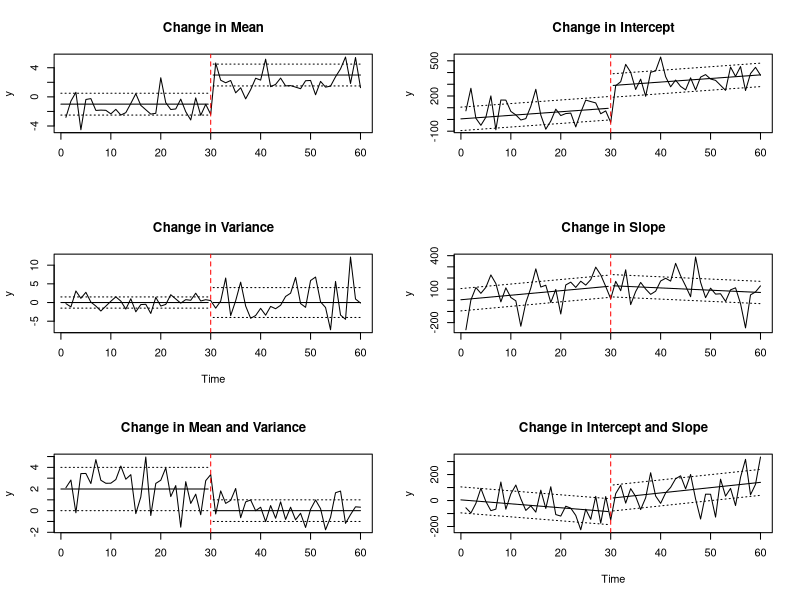

This chart was generated by the following R code:
#*******************************************************************************
# Master Thesis: "Correcting for Multiple Testing in Change Point Detection 
#  of Global Vegetation Trends"
#*******************************************************************************
# Veronika Grupp, M.Sc. Geoinformatics and Remote Sensing, FSU Jena, 2021
#*******************************************************************************


# generate plots for different types of changes like mean, variance, slope etc.
#*******************************************************
set.seed(1234)

plot_lines <- function(n1, n2, sd1, sd2, mean1, mean2){
  segments(x0 = 0, y0 = mean1, x1 = n1-0.5, y1 = mean1, col = "black")
  segments(x0 = 0, y0 = mean1 + sd1, x1 = n1-0.5, y1 = mean1 + sd1, col = "black", lty="dotted")
  segments(x0 = 0, y0 = mean1 - sd1, x1 = n1-0.5, y1 = mean1 - sd1, col = "black", lty="dotted")
  segments(x0 = n1+0.5, y0 = mean2, x1 = n1+n2, y1 = mean2, col = "black")
  segments(x0 = n1+0.5, y0 = mean2+sd2, x1 = n1+n2, y1 = mean2+sd2, col = "black", lty="dotted")
  segments(x0 = n1+0.5, y0 = mean2-sd2, x1 = n1+n2, y1 = mean2-sd2, col = "black", lty="dotted")
}

change_meanvar <- function(n1, n2, sd1, sd2, mean1, mean2, title, omitx=FALSE) {
  change <- c(rnorm(n=n1, mean=mean1, sd=sd1), rnorm(n=n2, mean=mean2, sd=sd2))
  if(omitx){
    plot(change, type ="l", xlab = "", ylab = "y", main = title)
  } else {
    plot(change, type ="l", xlab = "Time", ylab = "y", main = title)
  }
  plot_lines(n1, n2, sd1, sd2, mean1, mean2)
  abline(v = n1, col="red", lty=2)
}

plot_slopes <- function(n1, n2, i1, i2, slope1, slope2){
  segments(x0 = 0, y0 = i1, x1 = n1-0.5, y1 = n1*slope1+i1, col = "black")
  segments(x0 = 0, y0 = i1 + 100, x1 = n1-0.5, y1 = n1*slope1+i1+100, col = "black", lty="dotted")
  segments(x0 = 0, y0 = i1 - 100, x1 = n1-0.5, y1 = n1*slope1+i1-100, col = "black", lty="dotted")
  segments(x0 = n1+0.5, y0 = i2, x1 = n1+n2, y1 = (n2)*slope2+i2, col = "black")
  segments(x0 = n1+0.5, y0 = i2+100, x1 = n1+n2, y1 = (n2)*slope2+i2+100, col = "black", lty="dotted")
  segments(x0 = n1+0.5, y0 = i2-100, x1 = n1+n2, y1 = (n2)*slope2+i2-100, col = "black", lty="dotted")
}

change_intertrend <- function(n1, n2, i1, i2, slope1, slope2, title, omitx=FALSE){
  change <- c((slope1*c(1:n1) + i1 + rnorm(n=n1, mean=0, sd=100)), (slope2*c(1:n2) + i2 + rnorm(n=n2, mean=0, sd=100)))
  if(omitx){
    plot(change, type ="l", xlab = "", ylab = "y", main = title)
  } else {
    plot(change, type ="l", xlab = "Time", ylab = "y", main = title)
  }
  plot_slopes(n1, n2, i1, i2, slope1, slope2)
  abline(v = n1, col="red", lty=2)
}

change_pos_intertrend <- function(n1, n2, c){
  #par(mfrow = c(3, 1))
  change_intertrend(n1, n2, 5, 200, 3, 3, "Change in intercept", omitx = TRUE)
  change_intertrend(n1, n2, 5, -20, -1, 1.5, "Change in intercept and trend",omitx = TRUE, omit_title = TRUE)
  autocorr(n1, n2, c)
  #par(mfrow = c(1,1))
}

# Plot
#***************************
pdf_fn <- "change_types.pdf"
pdf(pdf_fn, height=7.6, width=10)
par(mfrow = c(3, 2))
n1 <- 30
n2 <- 30
change_meanvar(n1, n2, 1.5, 1.5, -1, 3, "Change in Mean", omitx = TRUE)
change_intertrend(n1, n2, 5, 290, 3, 3, "Change in Intercept", omitx = TRUE)
change_meanvar(n1, n2, 1.5, 4, 0, 0, "Change in Variance")
change_intertrend(n1, n2, 5, 130, 4, -2, "Change in Slope", omitx = TRUE)
change_meanvar(n1, n2, 2, 1, 2, 0, "Change in Mean and Variance", omitx = TRUE)
change_intertrend(n1, n2, 5, 20, -3, 4, "Change in Intercept and Slope")
dev.off()
